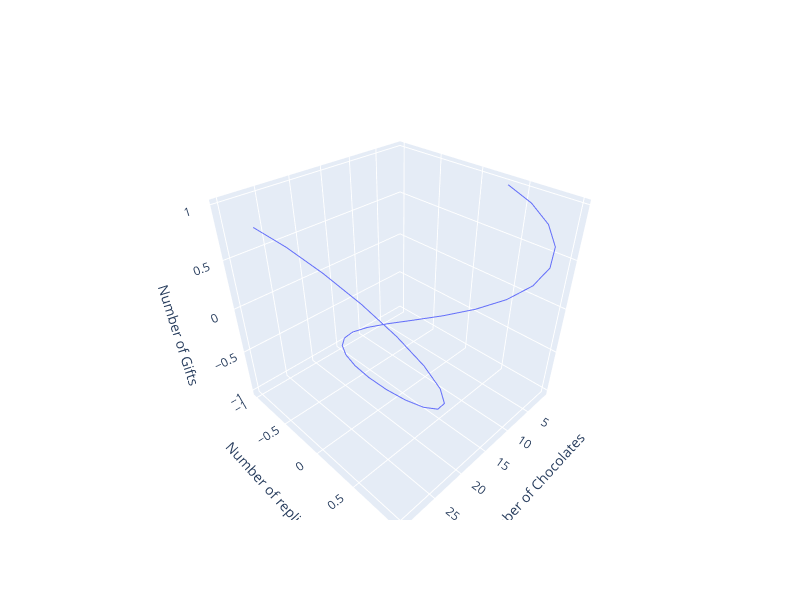

This figure's notebook cell:
### Markdown cell above
## 3D Line Chart

### Code cell
np.random.seed(42)

days = np.arange(1,31)   # Generates 1 to 30 values

x = days
y = np.sin(days / 3)
z = np.cos(days / 5)

fig = go.Figure(data = [go.Scatter3d(x = x, y = y, z = z, mode = 'lines')])

fig.update_layout(
    width = 800, 
    height = 600,
    scene = dict(
        xaxis_title = 'Number of Chocolates',
        yaxis_title = 'Number of replies',
        zaxis_title = 'Number of Gifts'
    )
)

fig.show()

### Figure 1 — Plotly figure (JSON) as saved in the notebook; plotly's stock layout.template omitted (floating-point values rounded to 4 significant figures)
{"data": [{"mode": "lines", "type": "scatter3d", "x": [1, 2, 3, 4, 5, 6, 7, 8, 9, 10, 11, 12, 13, 14, 15, 16, 17, 18, 19, 20, 21, 22, 23, 24, 25, 26, 27, 28, 29, 30], "y": [0.3272, 0.6184, 0.8415, 0.9719, 0.9954, 0.9093, 0.7231, 0.4573, 0.1411, -0.1906, -0.5013, -0.7568, -0.929, -0.999, -0.9589, -0.8133, -0.5782, -0.2794, 0.05013, 0.3742, 0.657, 0.8675, 0.9825, 0.9894, 0.8873, 0.6876, 0.4121, 0.09132, -0.2395, -0.544], "z": [0.9801, 0.9211, 0.8253, 0.6967, 0.5403, 0.3624, 0.17, -0.0292, -0.2272, -0.4161, -0.5885, -0.7374, -0.8569, -0.9422, -0.99, -0.9983, -0.9668, -0.8968, -0.791, -0.6536, -0.4903, -0.3073, -0.1122, 0.0875, 0.2837, 0.4685, 0.6347, 0.7756, 0.8855, 0.9602]}], "layout": {"height": 600, "scene": {"xaxis": {"title": {"text": "Number of Chocolates"}}, "yaxis": {"title": {"text": "Number of replies"}}, "zaxis": {"title": {"text": "Number of Gifts"}}}, "width": 800}}
